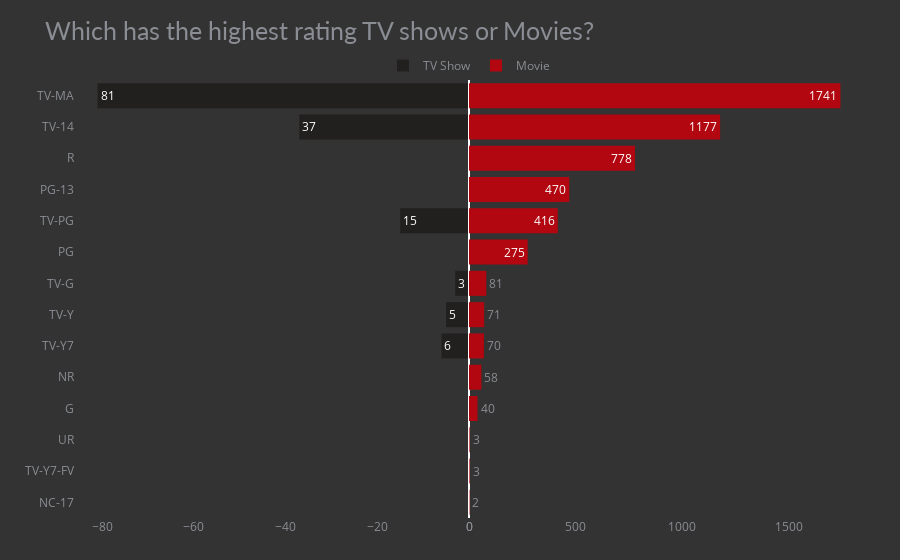

Source (notebook cell):
### Code cell
fig = make_subplots(rows=1, cols=2, specs=[[{}, {}]], shared_yaxes=True, horizontal_spacing=0)
# bar plot for tv shows
fig.append_trace(go.Bar(x=df_tv_show.rating, y=df_tv_show.tv_show, orientation='h', showlegend=True, 
                        text=df_tv_show.rating_final, name='TV Show', marker_color='#221f1f'), 1, 1)
# bar plot for movies
fig.append_trace(go.Bar(x=df_movie.rating, y=df_movie.movie, orientation='h', showlegend=True, text=df_movie.rating,
                        name='Movie', marker_color='#b20710'), 1, 2)
fig.update_xaxes(showgrid=False)
fig.update_yaxes(showgrid=False, categoryorder='total ascending', ticksuffix=' ', showline=False)
fig.update_traces(hovertemplate=None, marker=dict(line=dict(width=0)))
fig.update_layout(title='Which has the highest rating TV shows or Movies?',
                  margin=dict(t=80, b=0, l=70, r=40),
                  hovermode="y unified", 
                  xaxis_title=' ', yaxis_title=" ",
                  plot_bgcolor='#333', paper_bgcolor='#333',
                  title_font=dict(size=25, color='#8a8d93', family="Lato, sans-serif"),
                  font=dict(color='#8a8d93'),
                  legend=dict(orientation="h", yanchor="bottom", y=1, xanchor="center", x=0.5),
                  hoverlabel=dict(bgcolor="black", font_size=13, font_family="Lato, sans-serif"))

### Figure 1 — Plotly figure (JSON) as saved in the notebook; plotly's stock layout.template omitted (floating-point values rounded to 4 significant figures)
{"data": [{"marker": {"color": "#221f1f", "line": {"width": 0}}, "name": "TV Show", "orientation": "h", "showlegend": true, "text": [81, 37, 15, 6, 5, 3], "x": [-81, -37, -15, -6, -5, -3], "y": ["TV-MA", "TV-14", "TV-PG", "TV-Y7", "TV-Y", "TV-G"], "type": "bar", "xaxis": "x", "yaxis": "y"}, {"marker": {"color": "#b20710", "line": {"width": 0}}, "name": "Movie", "orientation": "h", "showlegend": true, "text": [1741, 1177, 778, 470, 416, 275, 81, 71, 70, 58, 40, 3, 3, 2], "x": [1741, 1177, 778, 470, 416, 275, 81, 71, 70, 58, 40, 3, 3, 2], "y": ["TV-MA", "TV-14", "R", "PG-13", "TV-PG", "PG", "TV-G", "TV-Y", "TV-Y7", "NR", "G", "TV-Y7-FV", "UR", "NC-17"], "type": "bar", "xaxis": "x2", "yaxis": "y2"}], "layout": {"xaxis": {"anchor": "y", "domain": [0, 0.5], "showgrid": false, "title": {"text": " "}}, "yaxis": {"anchor": "x", "domain": [0, 1], "showgrid": false, "categoryorder": "total ascending", "ticksuffix": " ", "showline": false, "title": {"text": " "}}, "xaxis2": {"anchor": "y2", "domain": [0.5, 1], "showgrid": false}, "yaxis2": {"anchor": "x2", "domain": [0, 1], "matches": "y", "showticklabels": false, "showgrid": false, "categoryorder": "total ascending", "ticksuffix": " ", "showline": false}, "margin": {"t": 80, "b": 0, "l": 70, "r": 40}, "title": {"text": "Which has the highest rating TV shows or Movies?", "font": {"size": 25, "color": "#8a8d93", "family": "Lato, sans-serif"}}, "font": {"color": "#8a8d93"}, "legend": {"orientation": "h", "yanchor": "bottom", "y": 1, "xanchor": "center", "x": 0.5}, "hoverlabel": {"font": {"size": 13, "family": "Lato, sans-serif"}, "bgcolor": "black"}, "hovermode": "y unified", "plot_bgcolor": "#333", "paper_bgcolor": "#333"}}
